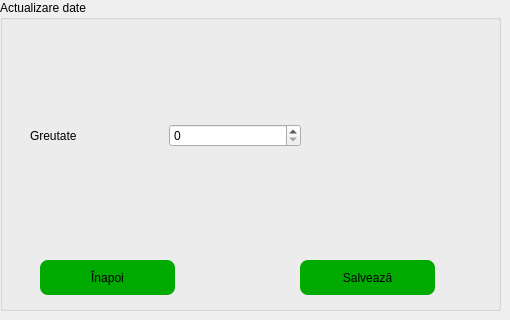
    <widget class="QWidget" name="page_6">
     <widget class="QGroupBox" name="groupBox_5">
      <property name="geometry">
       <rect>
        <x>0</x>
        <y>0</y>
        <width>501</width>
        <height>311</height>
       </rect>
      </property>
      <property name="styleSheet">
       <string notr="true">font: 12pt &quot;Times New Roman&quot;;</string>
      </property>
      <property name="title">
       <string>Actualizare date</string>
      </property>
      <widget class="QPushButton" name="pushButton_salveaza">
       <property name="geometry">
        <rect>
         <x>300</x>
         <y>260</y>
         <width>135</width>
         <height>35</height>
        </rect>
       </property>
       <property name="styleSheet">
        <string notr="true">#pushButton_salveaza{
	
	background-color: rgb(0, 170, 0);
 border-radius:8px;
}
#pushButton_salveaza:hover{
	
	background-color: rgb(179, 255, 0);
border-radius:5px;

}</string>
       </property>
       <property name="text">
        <string>Salvează</string>
       </property>
      </widget>
      <widget class="QPushButton" name="pushButton_inapoi_5">
       <property name="geometry">
        <rect>
         <x>40</x>
         <y>260</y>
         <width>135</width>
         <height>35</height>
        </rect>
       </property>
       <property name="styleSheet">
        <string notr="true">#pushButton_inapoi_5{
	
	background-color: rgb(0, 170, 0);
 border-radius:8px;
}
#pushButton_inapoi_5:hover{
	
	background-color: rgb(179, 255, 0);
border-radius:5px;

}</string>
       </property>
       <property name="text">
        <string>Înapoi</string>
       </property>
      </widget>
      <widget class="QWidget" name="layoutWidget">
       <property name="geometry">
        <rect>
         <x>30</x>
         <y>90</y>
         <width>271</width>
         <height>91</height>
        </rect>
       </property>
       <layout class="QHBoxLayout" name="horizontalLayout_2">
        <item>
         <widget class="QLabel" name="label_grutate">
          <property name="text">
           <string>Greutate</string>
          </property>
         </widget>
        </item>
        <item>
         <widget class="QSpinBox" name="spinBox_greutate_2"/>
        </item>
       </layout>
      </widget>
     </widget>
    </widget>
